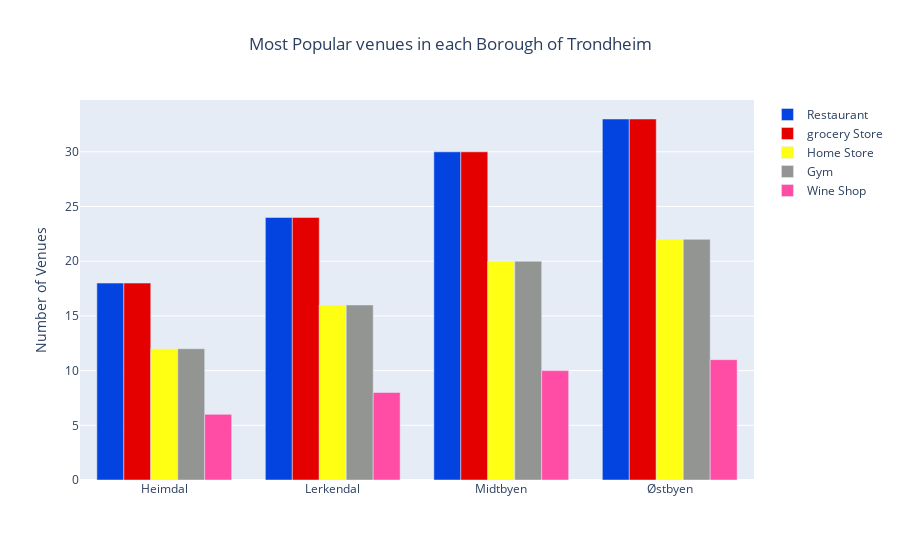

Notebook code for this chart:
### Code cell
import plotly.graph_objects as go

#  Get a convenient list of x-values
years = Venue_data_chart['Borough']
x = list(range(len(years)))

    # Specify the plots
bar_plots = [
    go.Bar(x=x, y=Venue_data_chart['Restaurant'], name='Restaurant', marker=go.bar.Marker(color='#0343df')),
    go.Bar(x=x, y=Venue_data_chart['Grocery Store'], name='grocery Store', marker=go.bar.Marker(color='#e50000')),
    go.Bar(x=x, y=Venue_data_chart['Home Store'], name='Home Store', marker=go.bar.Marker(color='#ffff14')),
    go.Bar(x=x, y=Venue_data_chart['Gym'], name='Gym', marker=go.bar.Marker(color='#929591')),
    go.Bar(x=x, y=Venue_data_chart['Wine Shop'], name='Wine Shop', marker=go.bar.Marker(color='#ff4da6'))
]


layout = go.Layout(
    title=go.layout.Title(text="Most Popular venues in each Borough of Trondheim", x=0.5),
    yaxis_title="Number of Venues",
    xaxis_tickmode="array",
    xaxis_tickvals=list(range(27)),
    xaxis_ticktext=tuple(Venue_data_chart['Borough'].values)
)

    # Make the multi-bar plot
fig = go.Figure(data=bar_plots, layout=layout)

    # Tell Plotly to render it
fig.show()

### Figure 1 — Plotly figure (JSON) as saved in the notebook; plotly's stock layout.template omitted (floating-point values rounded to 4 significant figures)
{"data": [{"marker": {"color": "#0343df"}, "name": "Restaurant", "type": "bar", "x": [0, 1, 2, 3], "y": [18, 24, 30, 33]}, {"marker": {"color": "#e50000"}, "name": "grocery Store", "type": "bar", "x": [0, 1, 2, 3], "y": [18, 24, 30, 33]}, {"marker": {"color": "#ffff14"}, "name": "Home Store", "type": "bar", "x": [0, 1, 2, 3], "y": [12, 16, 20, 22]}, {"marker": {"color": "#929591"}, "name": "Gym", "type": "bar", "x": [0, 1, 2, 3], "y": [12, 16, 20, 22]}, {"marker": {"color": "#ff4da6"}, "name": "Wine Shop", "type": "bar", "x": [0, 1, 2, 3], "y": [6, 8, 10, 11]}], "layout": {"title": {"text": "Most Popular venues in each Borough of Trondheim", "x": 0.5}, "xaxis": {"tickmode": "array", "ticktext": ["Heimdal", "Lerkendal", "Midtbyen", "Østbyen"], "tickvals": [0, 1, 2, 3, 4, 5, 6, 7, 8, 9, 10, 11, 12, 13, 14, 15, 16, 17, 18, 19, 20, 21, 22, 23, 24, 25, 26]}, "yaxis": {"title": {"text": "Number of Venues"}}}}
